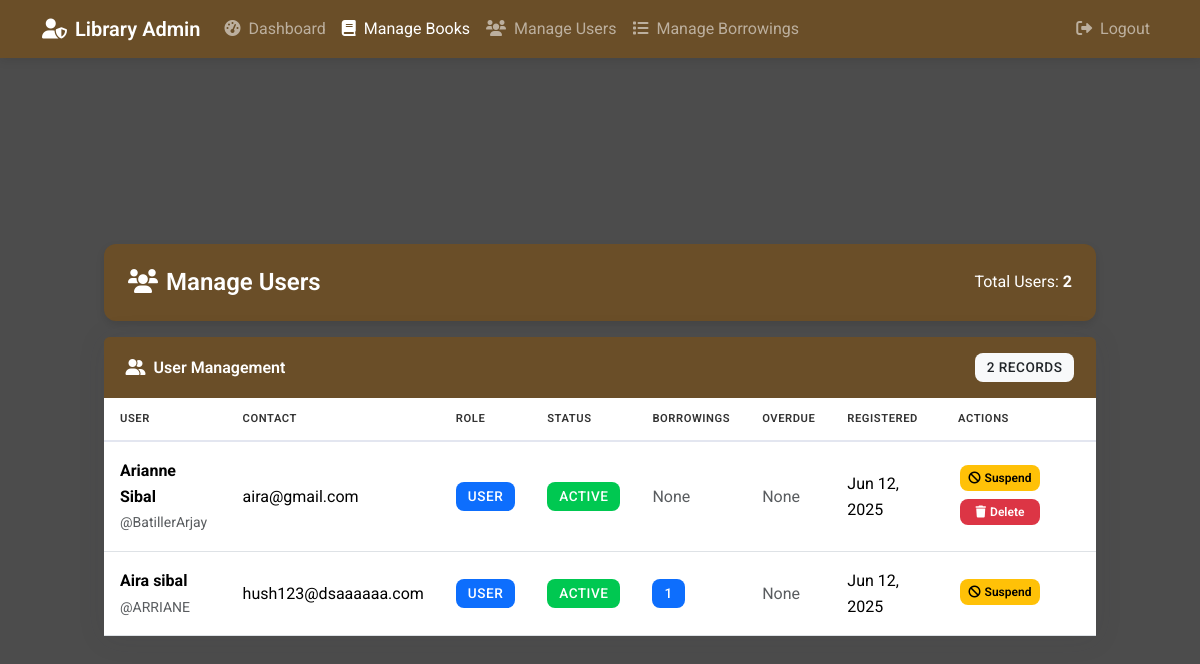
The app's page /manage-users.php (signed in) with its own data.
### tables this page shows
CREATE TABLE `users` (
  `id` int(11) NOT NULL,
  `username` varchar(50) NOT NULL,
  `password` varchar(255) NOT NULL,
  `email` varchar(100) NOT NULL,
  `first_name` varchar(50) NOT NULL,
  `last_name` varchar(50) NOT NULL,
  `status` enum('active','pending','suspended') NOT NULL DEFAULT 'pending',
  `created_at` timestamp NOT NULL DEFAULT current_timestamp(),
  `updated_at` timestamp NOT NULL DEFAULT current_timestamp() ON UPDATE current_timestamp(),
  `remember_token` varchar(64) DEFAULT NULL,
  `role_id` int(11) DEFAULT 2,
  `birthday` date DEFAULT NULL,
  `mobile_number` varchar(20) DEFAULT NULL,
  `gender` enum('male','female') DEFAULT NULL,
  `terms_accepted` tinyint(1) DEFAULT 0
);

CREATE TABLE `roles` (
  `id` int(11) NOT NULL,
  `name` varchar(50) NOT NULL,
  `created_at` timestamp NOT NULL DEFAULT current_timestamp()
);

### manage-users.php (the view, shortened to what this page needs)
<?php
require_once 'config.php';
$stmt = $pdo->prepare("
    SELECT
        u.*,
        r.name as role_name,
        (SELECT COUNT(*) FROM borrowings WHERE user_id = u.id AND status = 'borrowed') as active_borrowings,
        (SELECT COUNT(*) FROM borrowings WHERE user_id = u.id AND status = 'overdue') as overdue_books
    FROM users u
    LEFT JOIN roles r ON u.role_id = r.id
    WHERE u.id != ?
    ORDER BY u.created_at DESC
");
$stmt->execute([$_SESSION['user_id']]);
$users = $stmt->fetchAll();
?>
<!DOCTYPE html>
<html>
<head>
    <link href="https://cdn.jsdelivr.net/npm/bootstrap@5.3.2/dist/css/bootstrap.min.css" rel="stylesheet">
    <link href="https://cdnjs.cloudflare.com/ajax/libs/font-awesome/6.0.0/css/all.min.css" rel="stylesheet">
    <link href="style.css" rel="stylesheet">
</head>
<body>
    <nav class="navbar navbar-expand-lg navbar-dark fixed-top">
        <div class="container">
            <a class="navbar-brand" href="admin-dashboard.php">
                <i class="fas fa-user-shield me-2"></i>Library Admin
            </a>
            <div class="collapse navbar-collapse" id="navbarNav">
                <ul class="navbar-nav me-auto">
                    <li class="nav-item"><a class="nav-link" href="admin-dashboard.php"><i class="fas fa-tachometer-alt me-1"></i> Dashboard</a></li>
                    <li class="nav-item"><a class="nav-link active" href="manage-books.php"><i class="fas fa-book me-1"></i> Manage Books</a></li>
                    <li class="nav-item"><a class="nav-link" href="manage-users.php"><i class="fas fa-users me-1"></i> Manage Users</a></li>
                    <li class="nav-item"><a class="nav-link" href="admin-borrowings.php"><i class="fas fa-list me-1"></i> Manage Borrowings</a></li>
                </ul>
                <ul class="navbar-nav">
                    <li class="nav-item"><a class="nav-link" href="logout.php"><i class="fas fa-sign-out-alt me-1"></i> Logout</a></li>
                </ul>
            </div>
        </div>
    </nav>
    <div class="admin-container" style="margin-top: 80px;">
        <div class="admin-header d-flex justify-content-between align-items-center mb-3">
            <h2 class="h4 mb-0 text-gray-800"><i class="fas fa-users me-2"></i>Manage Users</h2>
            <div class="text-end">
                <p class="mb-0 text-gray-600">Total Users: <strong><?php echo count($users); ?></strong></p>
            </div>
        </div>
        <div class="admin-card">
            <div class="card-header">
                <div class="d-flex justify-content-between align-items-center">
                    <h5 class="card-title mb-0"><i class="fas fa-user-friends me-2"></i>User Management</h5>
                    <span class="badge bg-light text-dark"><?php echo count($users); ?> records</span>
                </div>
            </div>
            <div class="card-body p-0">
                <div class="table-responsive">
                    <table class="table admin-table">
                        <thead>
                            <tr>
                                <th>User</th>
                                <th>Contact</th>
                                <th>Role</th>
                                <th>Status</th>
                                <th>Borrowings</th>
                                <th>Overdue</th>
                                <th>Registered</th>
                                <th>Actions</th>
                            </tr>
                        </thead>
                        <tbody>
                            <?php if (empty($users)): ?>
                                <tr>
                                    <td colspan="8" class="text-center py-4 text-muted">
                                        <i class="fas fa-user-slash fa-2x mb-2"></i><br>
                                        No users found
                                    </td>
                                </tr>
                            <?php else: ?>
                                <?php foreach ($users as $user): ?>
                                <tr>
                                    <td>
                                        <div class="fw-bold"><?php echo htmlspecialchars($user['first_name'] . ' ' . $user['last_name']); ?></div>
                                        <small class="text-muted">@<?php echo htmlspecialchars($user['username']); ?></small>
                                    </td>
                                    <td><?php echo htmlspecialchars($user['email']); ?></td>
                                    <td>
                                        <?php
                                            $role_name = $user['role_name'] ?? 'unknown';
                                            $badge_class = ($role_name === 'admin') ? 'danger' : 'primary';
                                        ?>
                                        <span class="badge bg-<?php echo $badge_class; ?>">
                                            <?php echo ucfirst(htmlspecialchars($role_name)); ?>
                                        </span>
                                    </td>
                                    <td>
                                        <span class="badge bg-<?php
                                            echo $user['status'] === 'active' ? 'success' :
                                                ($user['status'] === 'suspended' ? 'danger' : 'warning');
                                        ?>">
                                            <?php echo ucfirst(htmlspecialchars($user['status'])); ?>
                                        </span>
                                    </td>
                                    <td>
                                        <?php if ($user['active_borrowings'] > 0): ?>
                                            <span class="badge bg-primary"><?php echo $user['active_borrowings']; ?></span>
                                        <?php else: ?>
                                            <span class="text-muted">None</span>
                                        <?php endif; ?>
                                    </td>
                                    <td>
                                        <?php if ($user['overdue_books'] > 0): ?>
                                            <span class="badge bg-danger"><?php echo $user['overdue_books']; ?></span>
                                        <?php else: ?>
                                            <span class="text-muted">None</span>
                                        <?php endif; ?>
                                    </td>
                                    <td><?php echo date('M d, Y', strtotime($user['created_at'])); ?></td>
                                    <td>
                                        <div class="d-flex flex-wrap">
                                            <?php if ($user['status'] === 'active'): ?>
                                                <form action="manage-users.php" method="post" class="me-1 mb-1">
                                                    <button type="submit" class="btn btn-warning btn-sm btn-action">
                                                        <i class="fas fa-ban me-1"></i>Suspend
                                                    </button>
                                                </form>
                                            <?php endif; ?>
                                            <?php if ($user['active_borrowings'] == 0): ?>
                                                <form action="manage-users.php" method="post" class="me-1 mb-1">
                                                    <button type="submit" class="btn btn-danger btn-sm btn-action"
                                                            onclick="return confirm('Are you sure you want to delete this user? This action cannot be undone.')">
                                                        <i class="fas fa-trash me-1"></i>Delete
                                                    </button>
                                                </form>
                                            <?php endif; ?>
                                        </div>
                                    </td>
                                </tr>
                                <?php endforeach; ?>
                            <?php endif; ?>
                        </tbody>
                    </table>
                </div>
            </div>
        </div>
    </div>
</body>
</html>

### style.css (style rules this page uses)
* { margin: 0; padding: 0; box-sizing: border-box; }
:root { --primary-color: #6a4e28; --primary-hover: #8b683c; --text-color: #333; --light-text: #666; --border-color: #e1e1e1; --success-color: #00C851; --warning-color: #ffbb33; --danger-color: #d63031; --white: #fff; --container-bg: rgba(255, 255, 255, 0.95); --shadow-color: rgba(0, 0, 0, 0.1); }
body { background: linear-gradient(rgba(0, 0, 0, 0.7), rgba(0, 0, 0, 0.7)), url('https://images.unsplash.com/photo-1507842217343-583bb7270b66?ixlib=rb-4.0.3&auto=format&fit=crop&w=2340&q=80'); background-size: cover; background-position: center; background-attachment: fixed; background-repeat: no-repeat; min-height: 100vh; font-family: 'Roboto', sans-serif; color: var(--text-color); line-height: 1.6; display: flex; align-items: center; justify-content: center; padding-top: 7vh; }
.navbar { background-color: var(--primary-color) !important; box-shadow: 0 2px 10px rgba(0,0,0,0.1); }
.navbar-brand { font-weight: 600; }
.container { width: 100%; padding-right: 1.5vh; padding-left: 1.5vh; margin-right: auto; margin-left: auto; display: flex; align-items: center; justify-content: center; }
.btn { padding: 12px 24px; font-size: 16px; font-weight: 600; border-radius: 8px; transition: all 0.3s ease; cursor: pointer; border: none; position: relative; overflow: hidden; }
.btn::after { content: ''; position: absolute; width: 100%; height: 100%; top: 0; left: -100%; background: linear-gradient(90deg, transparent, rgba(255,255,255,0.2), transparent); transition: 0.5s; }
a { color: var(--primary-color); text-decoration: none; transition: all 0.3s ease; position: relative; }
a:not(.btn)::after { content: ''; position: absolute; width: 100%; height: 1px; bottom: -2px; left: 0; background-color: var(--primary-color); transform: scaleX(0); transform-origin: right; transition: transform 0.3s ease; }
.badge { font-weight: 500; padding: 0.5rem 0.75rem; font-size: 0.85rem; letter-spacing: 0.5px; text-transform: uppercase; border-radius: 8px; }
.badge.bg-success { background-color: var(--success-color) !important; }
.table { margin-bottom: 0; }
.table th { font-weight: 600; color: var(--text-color); border-top: none; }
.table td { vertical-align: middle; }
.badge { font-weight: 500; padding: 0.5rem 0.75rem; border-radius: 8px; }
.admin-container { max-width: 130vh; margin: 2rem auto; padding: 0 1.5rem; }
.admin-header { background-color: var(--primary-color); color: white; padding: 1.5rem; border-radius: 12px; margin-bottom: 2rem; box-shadow: 0 4px 8px rgba(0,0,0,0.1); }
.admin-header h2 { margin-bottom: 0; font-weight: 600; }
.admin-card { border: none; border-radius: 0.35rem; box-shadow: 0 0.15rem 1.75rem 0 rgba(58, 59, 69, 0.1); margin-bottom: 1.5rem; transition: transform 0.3s ease; }
.card-header { background-color: var(--primary-color); color: white; border-radius: 0.35rem 0.35rem 0 0 !important; padding: 1rem 1.35rem; }
.card-title { font-weight: 600; font-size: 1rem; }
.card-body { padding: 1.25rem; background-color: white; border-radius: 0 0 0.35rem 0.35rem; }
.admin-table { margin-bottom: 0; width: 100%; }
.admin-table th { font-weight: 600; color: var(--text-color); border-top: none; }
.admin-table td { vertical-align: middle; }
.admin-table thead th { border-bottom: 2px solid #e3e6f0; border-top: none; font-weight: 600; text-transform: uppercase; font-size: 0.7rem; letter-spacing: 0.05em; color: var(--dark-text); padding: 0.75rem 1rem; }
.admin-table tbody td { padding: 1rem; vertical-align: middle; border-top: 1px solid #e3e6f0; }
.btn-sm { padding: 0.25rem 0.5rem; font-size: 0.75rem; }
.btn-action { min-width: 80px; margin: 2px; }

### records on screen
users: first_name+last_name "Arianne Sibal", username "BatillerArjay", email "aira@gmail.com", role.name "USER", status "ACTIVE", shows "None", created_at "Jun 12, 2025"
users: first_name+last_name "Aira sibal", username "ARRIANE", email "hush123@dsaaaaaa.com", role.name "USER", status "ACTIVE", active_borrowings "1", created_at "Jun 12, 2025"

### other values on screen
count($users) "2"
